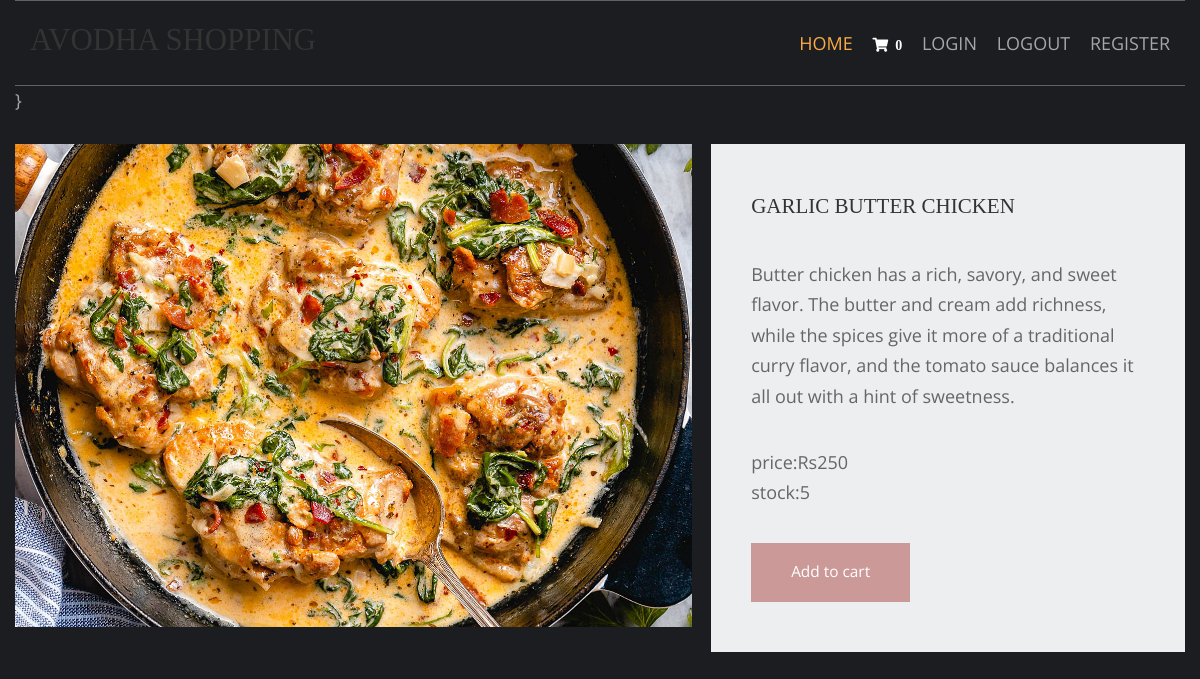
Page /chicken-recipes/garlic-butter-chicken (signed in) on the committed database.
### shop/models.py (models this page shows, shortened)
class products(models.Model):
   name=models.CharField(max_length=150,unique=True)
   slug = models.SlugField(max_length=250, unique=True)
   img=models.ImageField(upload_to='product')
   desc=models.TextField()
   stock=models.IntegerField()
   available=models.BooleanField()
   price=models.IntegerField()
   category=models.ForeignKey(categ,on_delete=models.CASCADE)

### shop/views.py (the view)
# urls.py: path('<slug:c_slug>/<slug:product_slug>',views.prodDetails,name='details'),
def prodDetails(request,c_slug,product_slug):
    try:
        prod=products.objects.get(category__slug=c_slug,slug=product_slug)
    except Exception as e:
        raise e
    return render(request,'item.html',{'pr':prod})

### cart/context_processor.py (called while the page is built)
def count(request):
      item_count=0
      if 'admin' in request.path:
          return{}
      else:
          try:
              ct=cartlist.objects.filter(cart_id=c_id(request))
              cti=items.objects.all().filter(cart=ct[:1])
              for c in cti:
                  item_count=c.quan
          except cartlist.DoesNotExist:
              item_count=0
          return dict(itc=item_count)

### cart/views.py (called while the page is built)
def c_id(request):
      ct_id=request.session.session_key
      if not ct_id:
         ct_id=request.session_create()
      return ct_id

### templates/item.html (shortened to what this page needs)
{% extends 'base.html' %}
{% load static %}
{% block content %} }
<html lang="en">
<head>
    <link href="{% static 'pr/fontawesome/pr/css/all.min.css' %}" rel="stylesheet" />
    <link href="{% static 'pr/css/templatemo-comparto.css' %}" rel="stylesheet" />
</head>
<body>
<br><br>
        <section class="tm-mb-1" id="about">
            <div class="tm-row tm-about-row">
                <div class="tm-section-1-l">
                    <img src="{{pr.img.url}}" alt="About image" class="tm-img-responsive">
                </div>
                <article class="tm-section-1-r tm-bg-color-8">
                    <h2 class="tm-mb-2 tm-title-color">{{pr.name}}</h2>
                    <p>{{pr.desc}}<br></p>
                    <p>price:Rs{{pr.price}}<br>stock:{{pr.stock}}</p>
{% if pr.stock <= 0 %}
<h1 style="color:red">sorry.No stock left</h1>
{% else %}
                    <a href="{% url 'addcart' pr.id %}" class="tm-btn tm-btn-1 tm-link-to-services">Add to cart</a>
{% endif %}
                </article>
            </div>
        </section>
</body>
</html>
{% endblock %}

### static/hm/layout/styles/layout.css (style rules this page uses)
*, *::before, *::after { transition:all .3s ease-in-out; }
body { color:#A5A6AA; background-color:#1C1D21; }
a { color:#FBAB45; }

### static/pr/css/templatemo-comparto.css (style rules this page uses)
*, *::before, *::after { box-sizing: border-box; outline: none; }
ul, h1, h2, h3, h4, p, figure { padding: 0; margin: 0; }
body { font-family: 'Open Sans', Arial, sans-serif; font-size: 18px; overflow-x: hidden; padding-left: 15px; padding-right: 15px; margin: 0; }
h2 { font-size: 1.5rem; }
a { transition: all 0.3s ease; text-decoration: none; }
p { color: #666; line-height: 1.7; margin-bottom: 35px; }
h1, h2, h3, h4, h5, h6 { color: #333; }
.tm-mb-1 { margin-bottom: 20px; }
.tm-mb-2 { margin-bottom: 40px; }
.tm-bg-color-8 { background-color: #EDEEEF; }
.tm-img-responsive { max-width: 100%; height: auto; }
.tm-section-1-l { width: 57.85%; margin-right: 1.65%; }
.tm-section-1-r { padding: 50px 40px; width: 40.5%; }
.tm-row { display: flex; }
.tm-btn { display: inline-block; padding: 15px 40px; font-size: 1.1rem; border: none; background-color: #CC9999; color: white; }
a { color: #666; }

### static/hm/layout/styles/framework.css (style rules this page uses)
html { overflow-y:scroll; overflow-x:hidden; }
html, body { margin:0; padding:0; font-size:14px; line-height:1.6em; }
*, *::before, *::after { box-sizing:border-box; }
a { outline:none; text-decoration:none; }
img { width:auto; max-width:100%; height:auto; margin:0; padding:0; border:none; line-height:normal; vertical-align:middle; }
body, input, textarea, select { font-family:Verdana, Geneva, sans-serif; }
h1, h2, h3, h4, h5, h6, .heading { font-family:Georgia, "Times New Roman", Times, serif; }
::placeholder { opacity:1; }
h1, h2, h3, h4, h5, h6, .heading { margin:0 0 20px 0; font-size:1.4rem; line-height:normal; font-weight:normal; text-transform:uppercase; }
address, article, aside, figcaption, figure, footer, header, main, nav, section { display:block; margin:0; padding:0; }

### rows in the picture
products: img (picture), name "GARLIC BUTTER CHICKEN", desc "Butter chicken has a rich, savory, and sweet flavor. The butter and cream add richness, while the spices give it more of a traditional curry flavor, and the tomato sauce balances it all out with a hint of sweetness.", price "250", stock "5"

### other values in the picture
{{ itc }} "0"
